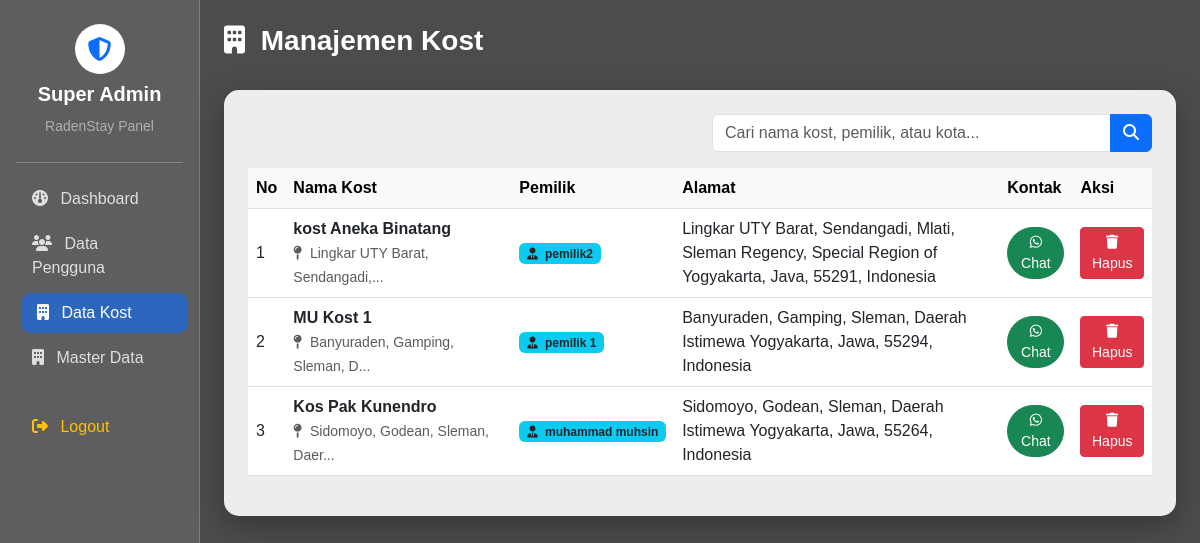
The app's page /admin/data_kost.php (signed in) with its own data.
### tables this page shows
CREATE TABLE `kost` (
  `id_kost` int NOT NULL,
  `id_pemilik` int DEFAULT NULL,
  `nama_kost` varchar(100) DEFAULT NULL,
  `alamat` text,
  `latitude` decimal(10,8) DEFAULT NULL,
  `longitude` decimal(11,8) DEFAULT NULL,
  `jenis_kost` enum('Putra','Putri','Campur') DEFAULT NULL
);

CREATE TABLE `users` (
  `id_user` int NOT NULL,
  `username` varchar(50) NOT NULL,
  `password` varchar(255) NOT NULL,
  `nama_lengkap` varchar(100) DEFAULT NULL,
  `role` enum('adminsuper','pemilik','mahasiswa') NOT NULL,
  `no_hp` varchar(20) DEFAULT NULL,
  `foto_profil` int NOT NULL
);

### admin/data_kost.php (the view, shortened to what this page needs)
<?php
include '../koneksi.php';
$where = "";
$query = "SELECT k.*, u.nama_lengkap as nama_pemilik, u.no_hp
          FROM kost k
          JOIN users u ON k.id_pemilik = u.id_user
          WHERE 1=1 $where
          ORDER BY k.id_kost DESC";
$kosts = mysqli_query($conn, $query);
?>
<!DOCTYPE html>
<html lang="id">
<head>
    <link href="https://cdn.jsdelivr.net/npm/bootstrap@5.3.0/dist/css/bootstrap.min.css" rel="stylesheet">
    <link rel="stylesheet" href="https://cdnjs.cloudflare.com/ajax/libs/font-awesome/6.4.0/css/all.min.css">
</head>
<body>
    <div class="container-fluid">
        <div class="row">
            <?php include 'sidebar.php'; ?>
            <div class="col-md-9 col-lg-10 p-4">
                <div class="d-flex justify-content-between align-items-center mb-4">
                    <h3 class="fw-bold text-white"><i class="fa-solid fa-building me-2"></i> Manajemen Kost</h3>
                </div>
                <div class="card glass-card border-0 p-4">
                    <div class="row mb-3">
                        <div class="col-md-6 ms-auto">
                            <form method="GET">
                                <div class="input-group">
                                    <input type="text" name="cari" class="form-control" placeholder="Cari nama kost, pemilik, atau kota..." value="<?= isset($_GET['cari']) ? $_GET['cari'] : '' ?>">
                                    <button class="btn btn-primary" type="submit"><i class="fa-solid fa-search"></i></button>
                                </div>
                            </form>
                        </div>
                    </div>
                    <div class="table-responsive">
                        <table class="table table-hover align-middle">
                            <thead class="table-light">
                                <tr>
                                    <th>No</th>
                                    <th style="width: 25%;">Nama Kost</th>
                                    <th>Pemilik</th>
                                    <th>Alamat</th>
                                    <th>Kontak</th>
                                    <th>Aksi</th>
                                </tr>
                            </thead>
                            <tbody>
                                <?php
                                $no = 1;
                                if (mysqli_num_rows($kosts) > 0):
                                    while ($k = mysqli_fetch_assoc($kosts)):
                                ?>
                                        <tr>
                                            <td><?= $no++ ?></td>
                                            <td>
                                                <div class="fw-bold"><?= $k['nama_kost'] ?></div>
                                                <small class="text-muted"><i class="fa-solid fa-map-pin me-1"></i> <?= substr($k['alamat'], 0, 30) ?>...</small>
                                            </td>
                                            <td>
                                                <span class="badge bg-info text-dark">
                                                    <i class="fa-solid fa-user-tie me-1"></i> <?= $k['nama_pemilik'] ?>
                                                </span>
                                            </td>
                                            <td><?= $k['alamat'] ?></td>
                                            <td>
                                                <a href="https://wa.me/<?= $k['no_hp'] ?>" target="_blank" class="btn btn-sm btn-success rounded-pill">
                                                    <i class="fa-brands fa-whatsapp"></i> Chat
                                                </a>
                                            </td>
                                            <td>
                                                <a href="data_kost.php?hapus=<?= $k['id_kost'] ?>" class="btn btn-sm btn-danger" onclick="return confirm('PERINGATAN: Menghapus kost ini akan menghapus semua kamar dan galeri di dalamnya. Lanjutkan?')">
                                                    <i class="fa-solid fa-trash"></i> Hapus
                                                </a>
                                            </td>
                                        </tr>
                                    <?php
                                    endwhile;
                                endif; ?>
                            </tbody>
                        </table>
                    </div>
                </div>
            </div>
        </div>
    </div>
</body>
</html>

### admin/data_kost.php (style rules this page uses)
body { background-image: url('../assets/img/logo/bg-hero-wide.webp'); background-size: cover; background-position: center; background-attachment: fixed; min-height: 100vh; font-family: 'Poppins', sans-serif; }
body::before { content: ""; position: absolute; top: 0; left: 0; right: 0; bottom: 0; background: rgba(0, 0, 0, 0.7); z-index: -1; position: fixed; }
.glass-card { background: rgba(255, 255, 255, 0.9); backdrop-filter: blur(20px); border-radius: 15px; box-shadow: 0 10px 30px rgba(0, 0, 0, 0.3); }

### records on screen
kost: nama_kost "kost Aneka Binatang", alamat "Lingkar UTY Barat, Sendangadi,", id_pemilik.nama_lengkap "pemilik2", alamat "Lingkar UTY Barat, Sendangadi, Mlati, Sleman Regency, Special Region of Yogyakarta, Java, 55291, Indonesia"
kost: nama_kost "MU Kost 1", alamat "Banyuraden, Gamping, Sleman, D", id_pemilik.nama_lengkap "pemilik 1", alamat "Banyuraden, Gamping, Sleman, Daerah Istimewa Yogyakarta, Jawa, 55294, Indonesia"
kost: nama_kost "Kos Pak Kunendro", alamat "Sidomoyo, Godean, Sleman, Daer", id_pemilik.nama_lengkap "muhammad muhsin", alamat "Sidomoyo, Godean, Sleman, Daerah Istimewa Yogyakarta, Jawa, 55264, Indonesia"
